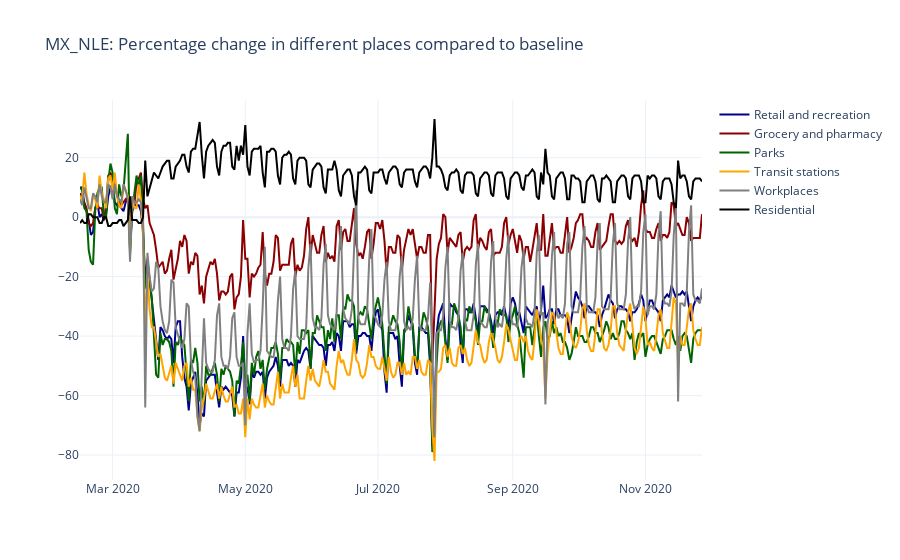

Notebook source saved alongside this figure:
### Code cell
# Promedio de Nuevo León

EDO = 'MX_NLE'

fig = go.Figure()

fig.add_trace( go.Scatter( x = Mobility_MX[ Mobility_MX['key'] == EDO]['date'], 
                           y = Mobility_MX[ Mobility_MX['key'] == EDO]['mobility_retail_and_recreation'], 
                           name = 'Retail and recreation', 
                           line_color = 'darkblue' ) )

fig.add_trace( go.Scatter( x = Mobility_MX[ Mobility_MX['key'] == EDO]['date'], 
                           y = Mobility_MX[ Mobility_MX['key'] == EDO]['mobility_grocery_and_pharmacy'], 
                           name = 'Grocery and pharmacy', 
                           line_color = 'darkred' ) )

fig.add_trace( go.Scatter( x = Mobility_MX[ Mobility_MX['key'] == EDO]['date'], 
                           y = Mobility_MX[ Mobility_MX['key'] == EDO]['mobility_parks'], 
                           name = 'Parks', 
                           line_color = 'darkgreen' ) )

fig.add_trace( go.Scatter( x = Mobility_MX[ Mobility_MX['key'] == EDO]['date'], 
                           y = Mobility_MX[ Mobility_MX['key'] == EDO]['mobility_transit_stations'], 
                           name = 'Transit stations', 
                           line_color = 'orange' ) )

fig.add_trace( go.Scatter( x = Mobility_MX[ Mobility_MX['key'] == EDO]['date'], 
                           y = Mobility_MX[ Mobility_MX['key'] == EDO]['mobility_workplaces'], 
                           name = 'Workplaces', 
                           line_color = 'gray' ) )

fig.add_trace( go.Scatter( x = Mobility_MX[ Mobility_MX['key'] == EDO]['date'], 
                           y = Mobility_MX[ Mobility_MX['key'] == EDO]['mobility_residential'], 
                           name = 'Residential', 
                           line_color = 'black' ) )

fig.update_layout(template = 'plotly_white', # "plotly", "plotly_white", "ggplot2", "seaborn", "simple_white", "none"
                  title = EDO + ': Percentage change in different places compared to baseline')

fig.show()

### Figure 1 — Plotly figure (JSON) as saved in the notebook; plotly's stock layout.template omitted (floating-point values rounded to 4 significant figures; data arrays with more than 128 entries replaced by an {"elided": "..."} marker saying what was removed)
{"data": [{"line": {"color": "darkblue"}, "name": "Retail and recreation", "type": "scatter", "x": {"elided": "287 str values"}, "y": {"elided": "287 int values"}}, {"line": {"color": "darkred"}, "name": "Grocery and pharmacy", "type": "scatter", "x": {"elided": "287 str values"}, "y": {"elided": "287 int values"}}, {"line": {"color": "darkgreen"}, "name": "Parks", "type": "scatter", "x": {"elided": "287 str values"}, "y": {"elided": "287 int values"}}, {"line": {"color": "orange"}, "name": "Transit stations", "type": "scatter", "x": {"elided": "287 str values"}, "y": {"elided": "287 int values"}}, {"line": {"color": "gray"}, "name": "Workplaces", "type": "scatter", "x": {"elided": "287 str values"}, "y": {"elided": "287 int values"}}, {"line": {"color": "black"}, "name": "Residential", "type": "scatter", "x": {"elided": "287 str values"}, "y": {"elided": "287 int values"}}], "layout": {"title": {"text": "MX_NLE: Percentage change in different places compared to baseline"}}}
